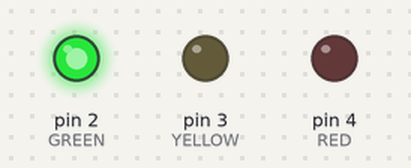
Bench run of a sketch on a simulated Arduino Uno, built with avr-gcc and run on an emulated ATmega328P. Shown: output pins drawn as LEDs (lit = HIGH). What the sketch prints to the serial monitor is not drawn.

Above: at 4.8 s.
At 12.2 s:
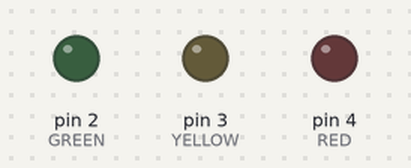
Timing chart, 0 to 76.9 s (numbered marks = the images above):
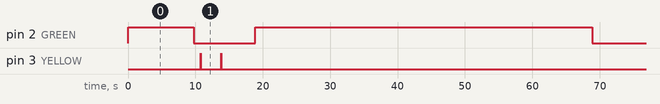

Measured:
- by itself, pin 2 (GREEN): repeats every 59.1 s: LOW 9.1 s, HIGH 50.0 s

The sketch:

lightTestSimplified.ino
```cpp
#include "RTClib.h"
#define PERIOD 2
#define WARNING 3
#define PASSING 4
#define GREEN 2
#define YELLOW 3
#define RED 4
RTC_PCF8523 rtc;

int state = PERIOD;
int nowTime = 0;

int schReg[15][2] {
  {7, 52},
  {8, 48},
  {8, 51},
  {9, 47},
  {9, 50},
  {10, 46},
  {10, 51},
  {11, 47},
  {12, 23},
  {13, 19},
  {13, 22},
  {14, 18},
};

int convert_time(int hrs, int mns) {
  int conv_time;
  conv_time = hrs * 60;
  conv_time = conv_time + mns;
  return conv_time;
};

void setup() {
  Serial.begin(57600);
  pinMode(2, OUTPUT);
  pinMode(3, OUTPUT);
  pinMode(4, OUTPUT);


}

void loop() {

  Serial.print(" nowTime: ");
  Serial.print(nowTime);

  if (nowTime <= 515) {
    delay(5);
  } else {
    delay(1000);
  }

  if (nowTime >= 900 ) {
    nowTime = 450;
  }


  nowTime++;


  switch (state) {
    case PERIOD:
      digitalWrite(GREEN, HIGH);
      Serial.println(" GREEN");  //print statement when green light is on
      for (int i = 0; i <= 13; i++) {
        //int p_begin = convert_time(schReg[i][0], schReg[i][1]); //checks the schedule
        int p_end = convert_time(schReg[i + 1][0], schReg[i + 1][1]) ; //checking the end times of the schedule minus 7 for passing time
        if (((nowTime >=  (p_end - 5))  &&  nowTime <= p_end )) { //this measures the last 5 minutes of class
          state = WARNING;
          digitalWrite(GREEN, LOW);
        }
      }
      break;
    case WARNING:
      digitalWrite(YELLOW, HIGH); //turn on yellow light
      Serial.println(" (YELLOW)"); //print statement when yellow light is on

      for (int x = 0; x <= 13; x++) {
        //int startWarning = convert_time(schReg[x][0], schReg[x][1]) ; //the start of the period + 51 minutes
        int endWarning = convert_time(schReg[x + 1][0], schReg[x + 1][1]);  //the end of the period
        // print statements so I know the start of the period
        //  if (nowTime == endWarning)
        Serial.println("end of Period");
        Serial.print(endWarning);
        if (nowTime >= endWarning) {
          state = PASSING;
          digitalWrite(YELLOW, LOW);
        }
      }
      break;
    //maybe delete case passing if yellow still doesn't work
    case PASSING:
      digitalWrite(RED, HIGH);
      Serial.print("  (RED) ");

      for (int x = 0; x  <= 13; x++) {
        int endPeriod = convert_time(schReg[x + 1][0], schReg[x + 1][1]);
        int startPeriod = convert_time(schReg[x][0], schReg[x + 1] [1]);

        if (nowTime >= endPeriod && nowTime <= startPeriod) {
          state = PERIOD;
          digitalWrite(RED, LOW);
        }
      }

}

}
```
